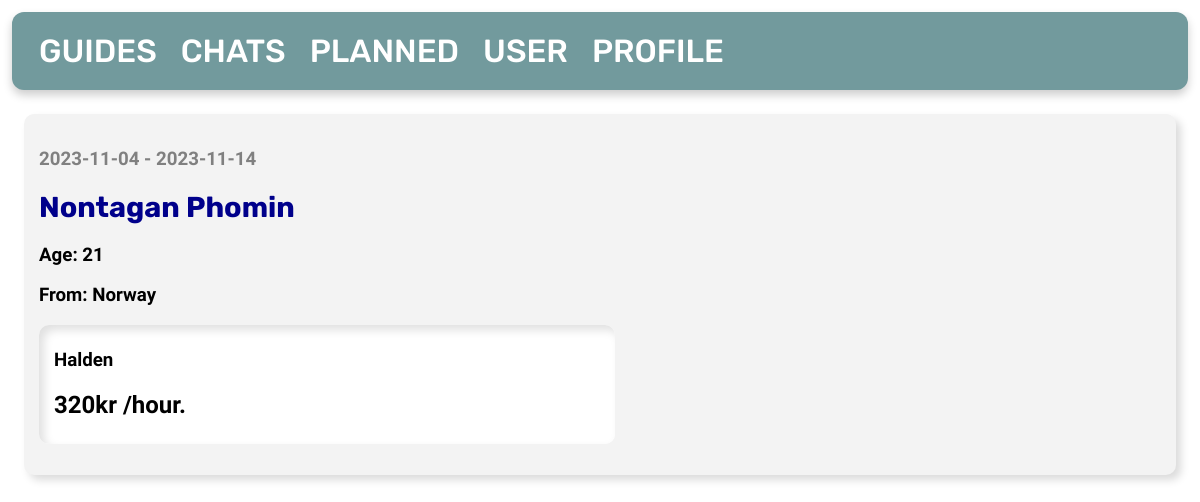
Page /planned/ on the committed database.
### tables this page shows
CREATE TABLE guide_user
(
    id        INTEGER PRIMARY KEY AUTOINCREMENT,
    user      INTEGER NOT NULL,
    guide     INTEGER NOT NULL,
    from_date DATE    NOT NULL,
    to_date   DATE    NOT NULL,
    FOREIGN KEY (user) REFERENCES user (id),
    FOREIGN KEY (guide) REFERENCES posts (id)
);

CREATE TABLE user
(
    id        INTEGER PRIMARY KEY AUTOINCREMENT,
    firstname TEXT NOT NULL,
    lastname  TEXT NOT NULL,
    age       INTEGER,
    country   TEXT
);

CREATE TABLE posts
(
    id       INTEGER PRIMARY KEY AUTOINCREMENT,
    byUser   INTEGER,
    created  TIMESTAMP NOT NULL DEFAULT CURRENT_TIMESTAMP,
    title    TEXT      NOT NULL,
    content  TEXT      NOT NULL,
    country  TEXT      NOT NULL,
    city     TEXT      NOT NULL,
    language TEXT,
    price    INTEGER   NOT NULL,
    type     TEXT,
    FOREIGN KEY (byUser) REFERENCES user (id)
);

### app.py (the view)
@app.route('/planned/')
def planned():
    global user_id
    db = get_db_connection()
    posts = db.execute(
        'SELECT * FROM guide_user, user, posts WHERE posts.id = guide_user.guide AND posts.byUser = ? AND user.id = guide_user.user',
        (user_id,)).fetchall()
    db.close()
    return render_template('planned-guides.html', posts=posts)

### app.py (called while the page is built)
def get_db_connection():
    db = sqlite3.connect('database.db')
    db.row_factory = sqlite3.Row
    return db

### templates/planned-guides.html
{% extends 'base.html' %}
{% block content %}
    {% for post in posts %}
        <div class='post'>
            <h3 id="date">{{ post['from_date'] }} - {{ post['to_date'] }}</h3>
            <h2>
                <a id="profile"
                   href="{{ url_for('viewProfile', id=post['user'], u=post['user']) }}">{{ post['firstname'] }} {{ post['lastname'] }}
                </a>
            </h2>
            <h3>Age: {{ post['age'] }}</h3>
            <h3>From: {{ post['country'] }} </h3>
            <div id="textsec">
                <h3>{{ post['city'] }}</h3>
                <h2>{{ post['price'] }}kr /hour.</h2>
            </div>
        </div>
    {% endfor %}
{% endblock %}

### templates/base.html (style rules this page uses)
.post { padding: 15px; margin: 2vw; background-color: #f3f3f3; border-radius: 10px; box-shadow: 5px 5px 9px #dbdbdb, -5px -5px 9px #ffffff; }
body { margin: 0; padding-bottom: 7rem; }
h1, h2, h3 { font-family: 'Lexend', sans-serif; }
a { font-family: 'Rubik', sans-serif; text-decoration: none; }
body .post a { font-family: 'Rubik', sans-serif; font-size: 1.2em; display: inline-block; border-radius: 5px; padding: 10px; color: #3b3b3b; background: linear-gradient(145deg, #5bf295, #4dcb7d); outline: none; border: none; transition: 300ms; }
#textsec { background-color: white; padding-top: 5px; padding-bottom: 5px; padding-left: 15px; margin-top: 1rem; margin-bottom: 1rem; width: 50%; border-radius: 10px; box-shadow: inset 5px 5px 10px #e0e0e0, inset -5px -5px 10px #ffffff; }
#profile { font-family: 'Rubik', sans-serif; font-size: 1.2em; display: inline-block; border-radius: 0; padding: 0; background: transparent; color: darkblue; outline: none; border: none; }
#date { color: grey; }

### rows in the picture
guide_user: from_date "2023-11-04", to_date "2023-11-14", firstname "Nontagan", lastname "Phomin", age "21", country "Norway", city "Halden", price "320"
